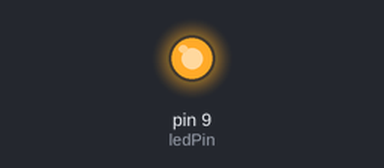
Simulated run of this sketch. Board: Arduino Uno, built with avr-gcc and run on an emulated ATmega328P. Shown: output pins drawn as LEDs (lit = HIGH).

Above: at 1.0 s.
At 3.0 s:
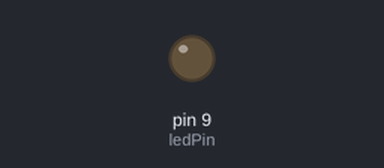
Timing chart, 0 to 5.2 s (numbered marks = the images above):
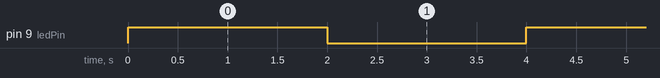

Measured:
- by itself, pin 9 (ledPin): alternates HIGH for 2.0 s and LOW for 2.0 s

The sketch:

02.blink.ino
```cpp
int ledPin = 9;  // qual a porta do led

// rotina que é executada ao pressionar reset
void setup() {
  Serial.begin(9600); // inicia a comunicação serial
  pinMode(ledPin, OUTPUT); // define a porta 9 como saída
}

// rotina que é executada o tempo todo
void loop() {
  digitalWrite(ledPin, HIGH); // acende o led
  delay(2000); // espera dois segundos

  digitalWrite(ledPin, LOW); // apaga o led
  delay(2000); // espera dois segundos
}
```
